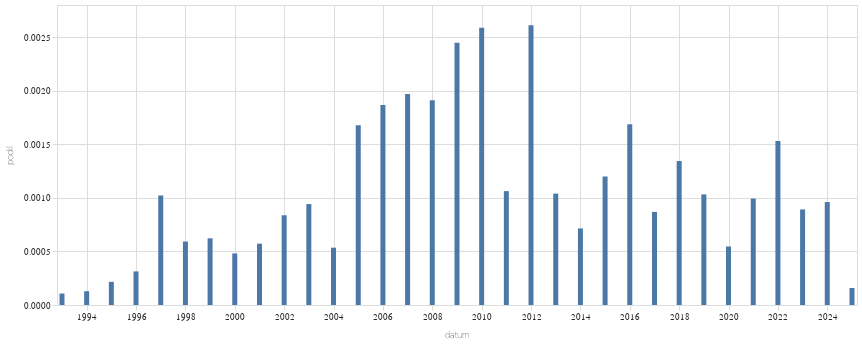

The notebook cell this image was saved under:
### Code cell
alt.Chart(
    zavorka("výkřiky").to_pandas(),
    width = 800
).mark_bar(
).encode(
    alt.X('datum:T'),
    alt.Y('podil:Q')
)

### Figure 1 — Vega-Lite specification as saved in the notebook (floating-point values rounded to 4 significant figures)
{"config": {"title": {"font": "Noticia Text", "fontSize": 11.5, "anchor": "start", "lineHeight": 19, "fontWeight": "bolder", "subtitleFont": "Noticia Text", "subtitleFontSize": 10, "subtitleLineHeight": 15, "subtitlePadding": 10, "dy": -10, "color": "#292829", "subtitleColor": "#292829"}, "axis": {"labelFont": "Asap", "titleFont": "Asap", "fontWeight": "lighter", "titleFontWeight": "lighter", "labelFontSize": 9, "titleFontSize": 9, "labelPadding": 2, "titlePadding": 9, "domainOpacity": 0, "tickColor": "#DCDDD6", "labelColor": "#292829"}, "legend": {"labelFont": "Asap", "labelFontWeight": "normal", "titleFont": "Asap", "titleFontWeight": "normal", "labelFontSize": 9, "titleFontSize": 9, "labelColor": "#292829"}}, "data": {"name": "data-b41191bda0cd70db2aaf17a963e96cb1"}, "mark": {"type": "bar"}, "encoding": {"x": {"field": "datum", "type": "temporal"}, "y": {"field": "podil", "type": "quantitative"}}, "width": 800, "$schema": "https://vega.github.io/schema/vega-lite/v5.8.0.json", "datasets": {"data-b41191bda0cd70db2aaf17a963e96cb1": [{"id": 1, "datum": "1993-01-01T00:00:00", "id_right": 9366, "podil": 0.0001068}, {"id": 1, "datum": "1994-01-01T00:00:00", "id_right": 7771, "podil": 0.0001287}, {"id": 2, "datum": "1995-01-01T00:00:00", "id_right": 9237, "podil": 0.0002165}, {"id": 3, "datum": "1996-01-01T00:00:00", "id_right": 9568, "podil": 0.0003135}, {"id": 17, "datum": "1997-01-01T00:00:00", "id_right": 16632, "podil": 0.001022}, {"id": 7, "datum": "1998-01-01T00:00:00", "id_right": 11816, "podil": 0.0005924}, {"id": 13, "datum": "1999-01-01T00:00:00", "id_right": 20885, "podil": 0.0006225}, {"id": 12, "datum": "2000-01-01T00:00:00", "id_right": 24941, "podil": 0.0004811}, {"id": 12, "datum": "2001-01-01T00:00:00", "id_right": 20971, "podil": 0.0005722}, {"id": 14, "datum": "2002-01-01T00:00:00", "id_right": 16715, "podil": 0.0008376}, {"id": 21, "datum": "2003-01-01T00:00:00", "id_right": 22293, "podil": 0.000942}, {"id": 11, "datum": "2004-01-01T00:00:00", "id_right": 20561, "podil": 0.000535}, {"id": 39, "datum": "2005-01-01T00:00:00", "id_right": 23234, "podil": 0.001679}, {"id": 27, "datum": "2006-01-01T00:00:00", "id_right": 14467, "podil": 0.001866}, {"id": 28, "datum": "2007-01-01T00:00:00", "id_right": 14220, "podil": 0.001969}, {"id": 28, "datum": "2008-01-01T00:00:00", "id_right": 14651, "podil": 0.001911}, {"id": 41, "datum": "2009-01-01T00:00:00", "id_right": 16744, "podil": 0.002449}, {"id": 33, "datum": "2010-01-01T00:00:00", "id_right": 12756, "podil": 0.002587}, {"id": 19, "datum": "2011-01-01T00:00:00", "id_right": 17878, "podil": 0.001063}, {"id": 38, "datum": "2012-01-01T00:00:00", "id_right": 14550, "podil": 0.002612}, {"id": 10, "datum": "2013-01-01T00:00:00", "id_right": 9619, "podil": 0.00104}, {"id": 15, "datum": "2014-01-01T00:00:00", "id_right": 20991, "podil": 0.0007146}, {"id": 26, "datum": "2015-01-01T00:00:00", "id_right": 21692, "podil": 0.001199}, {"id": 39, "datum": "2016-01-01T00:00:00", "id_right": 23117, "podil": 0.001687}, {"id": 16, "datum": "2017-01-01T00:00:00", "id_right": 18413, "podil": 0.000869}, {"id": 28, "datum": "2018-01-01T00:00:00", "id_right": 20820, "podil": 0.001345}, {"id": 26, "datum": "2019-01-01T00:00:00", "id_right": 25186, "podil": 0.001032}, {"id": 13, "datum": "2020-01-01T00:00:00", "id_right": 23803, "podil": 0.0005461}, {"id": 20, "datum": "2021-01-01T00:00:00", "id_right": 20133, "podil": 0.0009934}, {"id": 32, "datum": "2022-01-01T00:00:00", "id_right": 20911, "podil": 0.00153}, {"id": 22, "datum": "2023-01-01T00:00:00", "id_right": 24660, "podil": 0.0008921}, {"id": 23, "datum": "2024-01-01T00:00:00", "id_right": 23938, "podil": 0.0009608}, {"id": 2, "datum": "2025-01-01T00:00:00", "id_right": 12617, "podil": 0.0001585}]}}
